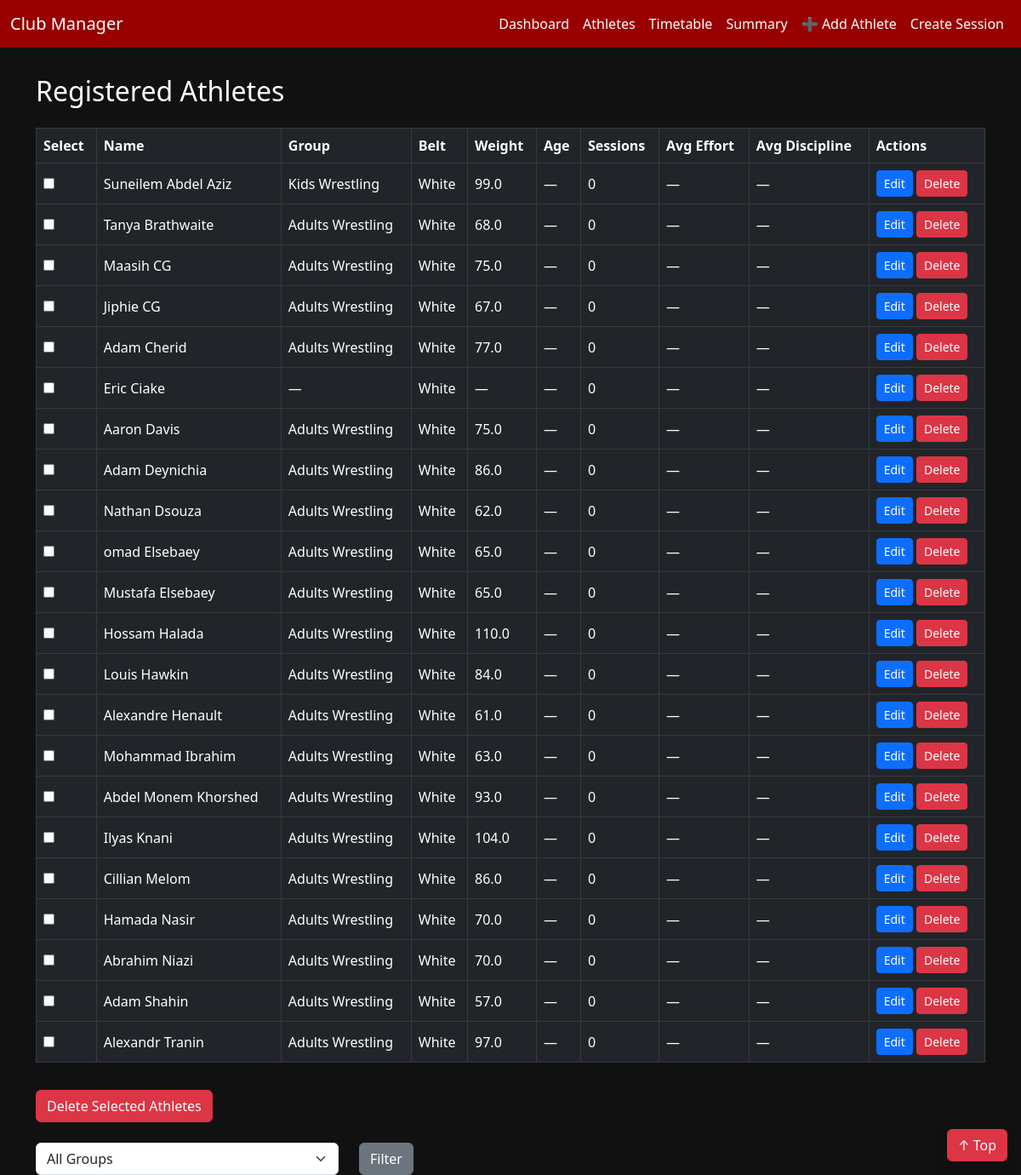
Page /athletes on the committed database.
### models/athlete.py (models this page shows, shortened)
class Athlete(db.Model):
    __tablename__ = 'athlete'
    id = db.Column(db.Integer, primary_key=True)
    first_name = db.Column(db.String(80), nullable=False)
    last_name = db.Column(db.String(80), nullable=False)
    belt = db.Column(db.String(30), nullable=False)
    weight = db.Column(db.Float, nullable=True)
    date_of_birth = db.Column(db.Date, nullable=True)
    gender = db.Column(db.String(10), nullable=True)
    group = db.Column(db.String(50), nullable=True)  # ✅ Discipline group (e.g. Kids BJJ, LOGA MMA)
    created_at = db.Column(db.DateTime, default=datetime.utcnow)
    def attendance_summary(self):
        return {
            "total": 0,
            "avg_effort": "—",
            "avg_discipline": "—"
        }
    @property
    def age(self):
        if self.date_of_birth:
            today = datetime.today()
            return today.year - self.date_of_birth.year - (
                (today.month, today.day) < (self.date_of_birth.month, self.date_of_birth.day)
            )
        return None

### app.py (the view)
@app.route('/athletes')
def athletes():
    belt = request.args.get('belt')
    gender = request.args.get('gender')
    group = request.args.get('group')
    query = Athlete.query
    if belt:
        query = query.filter_by(belt=belt)
    if gender:
        query = query.filter_by(gender=gender)
    if group:
        query = query.filter_by(group=group)
    athletes = query.order_by(Athlete.last_name).all()
    return render_template('athletes.html', athletes=athletes)

### templates/athletes.html (shortened to what this page needs)
{% extends "base.html" %}
{% block content %}
<h2 class="text-white mb-4">Registered Athletes</h2>
<form method="POST" action="{{ url_for('bulk_delete_athletes') }}">
  <div class="table-responsive">
    <table class="table table-dark table-bordered align-middle">
      <thead class="table-dark">
        <tr>
          <th scope="col">Select</th>
          <th scope="col">Name</th>
          <th scope="col">Group</th>
          <th scope="col">Belt</th>
          <th scope="col">Weight</th>
          <th scope="col">Age</th>
          <th scope="col">Sessions</th>
          <th scope="col">Avg Effort</th>
          <th scope="col">Avg Discipline</th>
          <th scope="col">Actions</th>
        </tr>
      </thead>
      <tbody>
        {% if athletes %}
          {% for athlete in athletes %}
            {% set summary = athlete.attendance_summary() %}
            <tr>
              <td>
                <input type="checkbox" name="athlete_ids" value="{{ athlete.id }}">
              </td>
              <td>{{ athlete.first_name }} {{ athlete.last_name }}</td>
              <td>{{ athlete.group or '—' }}</td>
              <td>{{ athlete.belt or '—' }}</td>
              <td>{{ athlete.weight or '—' }}</td>
              <td>{{ athlete.age or '—' }}</td>
              <td>{{ summary.total }}</td>
              <td>{{ summary.avg_effort }}</td>
              <td>{{ summary.avg_discipline }}</td>
              <td>
                <a href="{{ url_for('edit_athlete', athlete_id=athlete.id) }}" class="btn btn-sm btn-primary">Edit</a>
                <form method="POST" action="{{ url_for('delete_athlete', athlete_id=athlete.id) }}" class="d-inline" onsubmit="return confirm('Delete {{ athlete.first_name }} {{ athlete.last_name }}?');">
                  <button type="submit" class="btn btn-sm btn-danger">Delete</button>
                </form>
              </td>
            </tr>
          {% endfor %}
        {% else %}
          <tr>
            <td colspan="10" class="text-center">No athletes registered yet.</td>
          </tr>
        {% endif %}
      </tbody>
    </table>
  </div>
  <button type="submit" class="btn btn-danger mt-3">Delete Selected Athletes</button>
</form>
<form method="GET" action="{{ url_for('athletes') }}" class="mt-4">
  <div class="row">
    <div class="col-md-4">
      <select name="group" class="form-select">
        <option value="">All Groups</option>
      </select>
    </div>
    <div class="col-md-2">
      <button type="submit" class="btn btn-secondary">Filter</button>
    </div>
  </div>
</form>
{% endblock %}

### templates/base.html (shortened to what this page needs)
<!DOCTYPE html>
<html lang="en">
<head>
    <link href="https://cdn.jsdelivr.net/npm/bootstrap@5.3.0/dist/css/bootstrap.min.css" rel="stylesheet">
    <link href="https://cdn.jsdelivr.net/npm/fullcalendar@6.1.9/index.global.min.css" rel="stylesheet">
</head>
<body>
<nav class="navbar navbar-expand-lg navbar-dark">
  <div class="container-fluid">
    <a class="navbar-brand" href="{{ url_for('home_summary') }}">Club Manager</a>
    <div class="collapse navbar-collapse" id="navbarNav">
      <ul class="navbar-nav ms-auto">
        <li class="nav-item"><a class="nav-link" href="{{ url_for('home_summary') }}">Dashboard</a></li>
        <li class="nav-item"><a class="nav-link" href="{{ url_for('athletes') }}">Athletes</a></li>
        <li class="nav-item"><a class="nav-link" href="{{ url_for('timetable') }}">Timetable</a></li>
        <li class="nav-item"><a class="nav-link" href="{{ url_for('home_summary') }}?period=week">Summary</a></li>
        <li class="nav-item"><a class="nav-link text-success" href="{{ url_for('register_athlete') }}">➕ Add Athlete</a></li>
        <li class="nav-item"><a class="nav-link" href="{{ url_for('create_session') }}">Create Session</a></li>
      </ul>
    </div>
  </div>
</nav>
<div class="container">
    {% block content %}{% endblock %}
</div>
<a href="#" class="btn btn-danger position-fixed bottom-0 end-0 m-3 shadow" style="z-index: 1000;">
  ↑ Top
</a>
</body>
</html>

### templates/base.html (style rules this page uses)
body { background-color: #111; color: #eee; }
.navbar { background-color: #990000; }
.navbar a { color: white !important; }
.container { margin-top: 2rem; }
html { scroll-behavior: smooth; }

### rows in the picture
Athlete: first_name "Suneilem", last_name "Abdel Aziz", group "Kids Wrestling", belt "White", weight "99.0", date_of_birth "—", total "0", avg_effort "—", avg_discipline "—"
Athlete: first_name "Tanya", last_name "Brathwaite", group "Adults Wrestling", belt "White", weight "68.0", date_of_birth "—", total "0", avg_effort "—", avg_discipline "—"
Athlete: first_name "Maasih", last_name "CG", group "Adults Wrestling", belt "White", weight "75.0", date_of_birth "—", total "0", avg_effort "—", avg_discipline "—"
Athlete: first_name "Jiphie", last_name "CG", group "Adults Wrestling", belt "White", weight "67.0", date_of_birth "—", total "0", avg_effort "—", avg_discipline "—"
Athlete: first_name "Adam", last_name "Cherid", group "Adults Wrestling", belt "White", weight "77.0", date_of_birth "—", total "0", avg_effort "—", avg_discipline "—"
Athlete: first_name "Eric", last_name "Ciake", group "—", belt "White", weight "—", date_of_birth "—", total "0", avg_effort "—", avg_discipline "—"
Athlete: first_name "Aaron", last_name "Davis", group "Adults Wrestling", belt "White", weight "75.0", date_of_birth "—", total "0", avg_effort "—", avg_discipline "—"
Athlete: first_name "Adam", last_name "Deynichia", group "Adults Wrestling", belt "White", weight "86.0", date_of_birth "—", total "0", avg_effort "—", avg_discipline "—"
Athlete: first_name "Nathan", last_name "Dsouza", group "Adults Wrestling", belt "White", weight "62.0", date_of_birth "—", total "0", avg_effort "—", avg_discipline "—"
Athlete: first_name "omad", last_name "Elsebaey", group "Adults Wrestling", belt "White", weight "65.0", date_of_birth "—", total "0", avg_effort "—", avg_discipline "—"
Athlete: first_name "Mustafa", last_name "Elsebaey", group "Adults Wrestling", belt "White", weight "65.0", date_of_birth "—", total "0", avg_effort "—", avg_discipline "—"
Athlete: first_name "Hossam", last_name "Halada", group "Adults Wrestling", belt "White", weight "110.0", date_of_birth "—", total "0", avg_effort "—", avg_discipline "—"
Athlete: first_name "Louis", last_name "Hawkin", group "Adults Wrestling", belt "White", weight "84.0", date_of_birth "—", total "0", avg_effort "—", avg_discipline "—"
Athlete: first_name "Alexandre", last_name "Henault", group "Adults Wrestling", belt "White", weight "61.0", date_of_birth "—", total "0", avg_effort "—", avg_discipline "—"
Athlete: first_name "Mohammad", last_name "Ibrahim", group "Adults Wrestling", belt "White", weight "63.0", date_of_birth "—", total "0", avg_effort "—", avg_discipline "—"
Athlete: first_name "Abdel Monem", last_name "Khorshed", group "Adults Wrestling", belt "White", weight "93.0", date_of_birth "—", total "0", avg_effort "—", avg_discipline "—"
Athlete: first_name "Ilyas", last_name "Knani", group "Adults Wrestling", belt "White", weight "104.0", date_of_birth "—", total "0", avg_effort "—", avg_discipline "—"
Athlete: first_name "Cillian", last_name "Melom", group "Adults Wrestling", belt "White", weight "86.0", date_of_birth "—", total "0", avg_effort "—", avg_discipline "—"
Athlete: first_name "Hamada", last_name "Nasir", group "Adults Wrestling", belt "White", weight "70.0", date_of_birth "—", total "0", avg_effort "—", avg_discipline "—"
Athlete: first_name "Abrahim", last_name "Niazi", group "Adults Wrestling", belt "White", weight "70.0", date_of_birth "—", total "0", avg_effort "—", avg_discipline "—"
Athlete: first_name "Adam", last_name "Shahin", group "Adults Wrestling", belt "White", weight "57.0", date_of_birth "—", total "0", avg_effort "—", avg_discipline "—"
Athlete: first_name "Alexandr", last_name "Tranin", group "Adults Wrestling", belt "White", weight "97.0", date_of_birth "—", total "0", avg_effort "—", avg_discipline "—"
